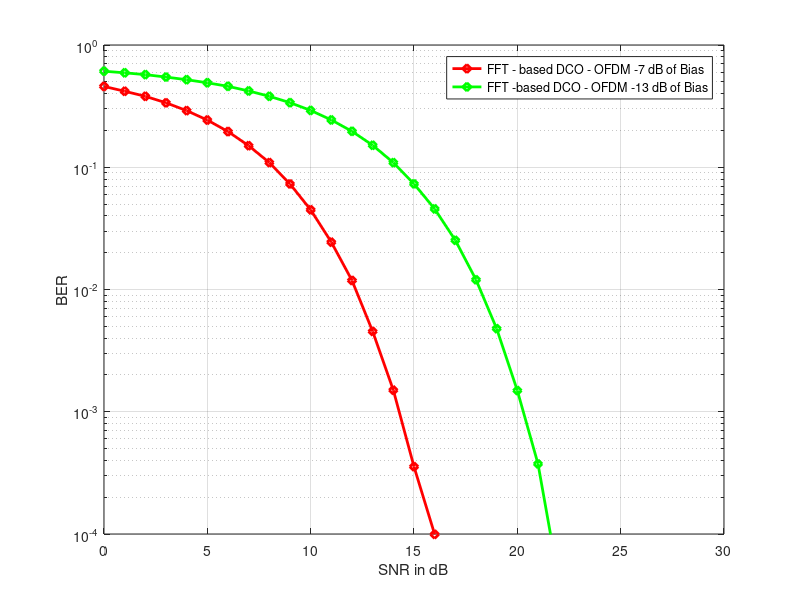

The MATLAB script that drew this image:
% TODO. This file is a copy from the book:
%   Visible Light Communication: A Comprehensive Theory and Applications
%   with MATLAB®. Page 94.

clc; clear; close all;
m =512; % Total number of OFDM symbols
N =1024; % Length of each OFDM symbol
M =4; % Size of the Constellation ( M can be 4 , 8 , 16 , 32 , 64 , 128 , 256)
Ncp =256; % Length of the Cyclic Prefix

% DCO - OFDM Transmitter
Data = randi([0 M-1] , m , N ) ; % Generation of Random bits Matrix of size m by N
DataMod = qammod( Data , M ) ; % Performing Data Modulation
DataMod_serialtoparallel = DataMod.'; % Performing Serial to Parallel Conversion
datamat = DataMod_serialtoparallel; % Assigning the total data to a variable called datamat

% Computation of Hermitian Symmetry Criteria
datamat (1 ,:) =0; % Assigning the First subcarrier to Zero
datamat (513 ,:) =0; % Assigning the Middle Subcarrier to Zero
datamat (514:1024 ,:) = flipud ( conj ( datamat (2:512 ,:) ) ) ; % Illustrating that only half of the subcarriers are exploited for data transmission as the remaining half are flipped complex conjugate versions of the previous ones.
d_ifft = ifft (( datamat ) ) ; % Computation of IFFT operation
d_ifft_paralleltoserial = d_ifft.'; % Parallel to Serial Conversion
CP_part = d_ifft_paralleltoserial(: , end - Ncp +1: end ) ; % Addition of Cyclic Prefix
DCOOFDM_CP =[ CP_part d_ifft_paralleltoserial ]; % Transmissin of DCO - OFDM signal
bdc =7; % DC BIAS
clip = sqrt ((10.^( bdc /10) ) -1) ; % clipping factor k
bdcc = clip * sqrt ( DCOOFDM_CP .* DCOOFDM_CP ) ; % Computation of DC bias
DCOOFDM_BIAS = DCOOFDM_CP + bdcc ; % Addition of DC bias to the cyclic prefix added signal
count =0;
snr_vector =0:1:80; % size of signal to noise ratio (SNR ) vector
for snr = snr_vector
    SNR = snr + 10* log10 ( log2 ( M ) ) ;
    count = count +1 ;
    DCOOFDM_with_chann = awgn(DCOOFDM_BIAS, SNR, 'measured') ; % Addition of AWGN

    % Receiver of DCO - OFDM
    DCOOFDM_with_chann1 = DCOOFDM_with_chann - bdcc ; %Removal of DC bias
    DCOOFDM_removal_CP = DCOOFDM_with_chann1 (: , Ncp +1: N + Ncp ) ; % Removal of Cyclic Prefix
    DCOOFDM_serialtoparallel = DCOOFDM_removal_CP.'; %Serial to Parallel Conversion
    DCOOFDM_parallel_fft = fft ( DCOOFDM_serialtoparallel) ; % Computation of FFT operation
    DCOOFDM_Demodulation = qamdemod (DCOOFDM_parallel_fft.' , M ) ;
    [~ , s_e1(count) ] = symerr ( Data (: ,2:512) , DCOOFDM_Demodulation (: ,2:512) ) ;
end

% %%%%% With 13 dB Bias
m =512; % Total number of OFDM symbols
N =1024; % Length of each OFDM symbol
M =4; % Size of the Constellation ( M can be 4 , 8 , 16 , 32 , 64 , 128 , 256)
Ncp =256 ; % Length of the Cyclic Prefix

% DCO - OFDM Transmitter
Data1 = randi ([0 M-1] , m , N ) ; % Generation of Random bits Matrix of size m by N
DataMod1 = qammod(Data1, M ) ; % Performing Data Modulation
DataMod_serialtoparallel1 = DataMod1.'; % Performing Serial to Parallel Conversion
datamat1 = DataMod_serialtoparallel1; % Assigning the total data to a variable called datamat

% Computation of Hermitian Symmetry Criteria
datamat1 (1 ,:) =0; % Assigning the First subcarrier to Zero
datamat1 (513 ,:) =0; % Assigning the Middle Subcarrier to Zero
datamat1 (514:1024 ,:) = flipud ( conj ( datamat1 (2:512 ,:) ) ) ; % Illustrating that only half of the subcarriers are exploited for data transmission as the remaining half are flipped complex conjugate versions of the previous ones .
d_ifft1 = ifft (( datamat1 ) ) ; % Computation of IFFT operation
d_ifft_paralleltoserial1 = d_ifft1.'; % Parallel to Serial Conversion

CP_part1 = d_ifft_paralleltoserial1 (: , end - Ncp +1: end ) ; % Addition of Cyclic Prefix
DCOOFDM_CP1 =[ CP_part1 d_ifft_paralleltoserial1 ]; % Transmissin of DCO - OFDM signal
bdc1 =13; % DC BIAS
clip1 = sqrt ((10.^( bdc1 /10) ) -1) ; % clipping factor k
bdcc1 = clip1 * sqrt ( DCOOFDM_CP1 .* DCOOFDM_CP1 ) ; % Computation of DC bias
DCOOFDM_BIAS1 = DCOOFDM_CP1 + bdcc1 ; % Addition of DC bias to the cyclic prefix added signal
count =0;
snr_vector =0:1:80; % size of signal to noise ratio (SNR ) vector
for snr = snr_vector
    SNR = snr + 10* log10 ( log2 ( M ) ) ;
    count = count +1 ;
    DCOOFDM_with_channel = awgn (DCOOFDM_BIAS1, SNR, 'measured'); % Addition of AWGN

    % Receiver of DCO - OFDM
    DCOOFDM_with_chann2 = DCOOFDM_with_channel - bdcc1 ; % Removal of DC bias
    DCOOFDM_removal_CP2 = DCOOFDM_with_chann2 (: , Ncp +1: N + Ncp ) ; % Removal of Cyclic Prefix
    DCOOFDM_serialtoparallel2 = DCOOFDM_removal_CP2.'; % Serial to Parallel Conversion
    DCOOFDM_parallel_fft2 = fft (DCOOFDM_serialtoparallel2 ) ; % Computation of FFT operation
    DCOOFDM_Demodulation2 = qamdemod (DCOOFDM_parallel_fft2.' , M ) ;
    [~ , s_e2(count) ]= symerr ( Data1 (: ,2:512) , DCOOFDM_Demodulation2 (: ,2:512) ) ;
end

% Plotting the BER curves
semilogy ( snr_vector , s_e1 , 'rd - ' , 'LineWidth' ,2) ; hold on;
semilogy ( snr_vector , s_e2 , 'gd - ' , 'LineWidth' ,2) ;
legend ('FFT - based DCO - OFDM -7 dB of Bias ' , 'FFT -based DCO - OFDM -13 dB of Bias ') ;
axis ([0 30 10^-4 1]) ;
xlabel ( ' SNR in dB ') ;
ylabel ( ' BER ') ;
grid on ;